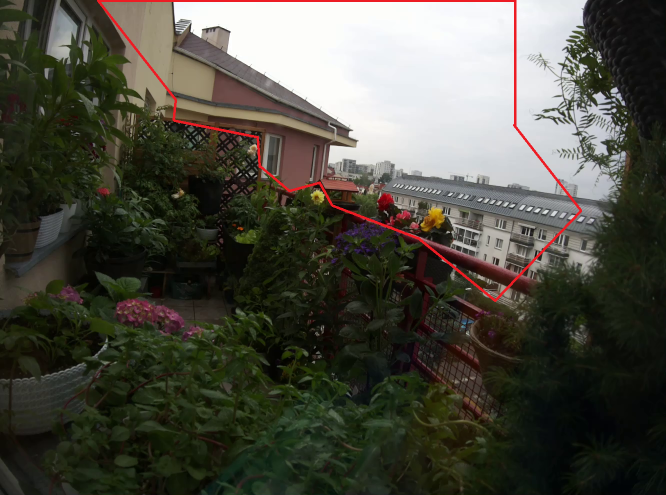
#> input picture shell/scripts/video/config/polygon.png, 1332 x 990 px (shown at 1/2 size)
$ python -i timelapse.py   (imports and definitions only)
#> lines starting #> are read from the running program, lines starting #| are printed output that depends on the picture
"""Build per-day timelapse MP4s from the snapshot history.

Playback of a day by cycling full-resolution JPEGs over a slow link stutters
(one HTTP request and a full decode per frame). Encoding the day's frames into
a single H.264 file once turns playback into a small, smooth, seekable video.

ffmpeg is detected at runtime; a hardware encoder is preferred when present and
the code degrades gracefully when ffmpeg is missing.
"""
from __future__ import annotations

import argparse
import logging
import os
import shutil
import subprocess
import sys
import time
from datetime import date, timedelta
from pathlib import Path
from typing import List, Optional, Tuple

log = logging.getLogger(__name__)

TIMELAPSE_NAME = "timelapse.mp4"
DEFAULT_FPS = 24
DEFAULT_WIDTH = 1280

_FONT_CANDIDATES = [
    "/usr/share/fonts/truetype/dejavu/DejaVuSans-Bold.ttf",
    "/usr/share/fonts/truetype/dejavu/DejaVuSans.ttf",
]

# Preferred encoders, best first. Hardware h264_v4l2m2m is cheap thermally on a
# Pi; libx264 is the portable software fallback; mpeg4 is a last resort.
_ENCODERS: List[Tuple[str, List[str]]] = [
    ("h264_v4l2m2m", ["-c:v", "h264_v4l2m2m", "-b:v", "4M"]),
    ("libx264", ["-c:v", "libx264", "-preset", "veryfast", "-crf", "28"]),
    ("mpeg4", ["-c:v", "mpeg4", "-q:v", "5"]),
]


def have_ffmpeg() -> bool:
    return shutil.which("ffmpeg") is not None


# [147 lines left out: functions _available_encoders, pick_encoder, _is_up_to_date, build_dir, _font, _annotate and 1 more, not called in this run]


def build_movie(
    frames: List[Path],
    out_path,
    *,
    fps: int = DEFAULT_FPS,
    width: int = DEFAULT_WIDTH,
    caption=None,
    max_frames: int = 0,
    force: bool = False,
    timeout: int = 3600,
    progress=None,
) -> Optional[Path]:
    """Encode an arbitrary ordered list of frames into ``out_path``. When
    ``caption`` (a callable frame_path -> str) is given, each frame is
    re-rendered with a burned-in caption first. ``max_frames`` downsamples
    evenly so long ranges stay quick to build and small to download.
    ``progress`` is an optional callable(stage, current, total) reporting the
    render and encode phases."""
    import tempfile
    frames = [Path(f) for f in frames if Path(f).exists()]
    if not frames:
        return None
    if max_frames and len(frames) > max_frames:
        step = (len(frames) + max_frames - 1) // max_frames
        frames = frames[::step]
    if not have_ffmpeg():
        raise RuntimeError("ffmpeg is not installed")
    out_path = Path(out_path)
    out_path.parent.mkdir(parents=True, exist_ok=True)
    tmp_dir = Path(tempfile.mkdtemp(prefix="movie_"))
    total = len(frames)

    # [13 lines left out: function stage_one, not called in this run]

    try:
        # Render frames in parallel: PIL decode/resize/encode release the GIL,
        # so a small thread pool turns the caption pass (the slow phase) from
        # serial into ~core-bound. Order is fixed by the i:06d filename, so
        # completion order does not matter.
        import concurrent.futures
        workers = max(1, min(4, (os.cpu_count() or 2)))
        with concurrent.futures.ThreadPoolExecutor(max_workers=workers) as ex:
            futs = [ex.submit(stage_one, i, f) for i, f in enumerate(frames)]
            for k, fut in enumerate(concurrent.futures.as_completed(futs)):
                fut.result()
                if progress:
                    progress("Renderowanie napisow", k + 1, total)
        return build_dir(tmp_dir, out_path, fps=fps, width=width, force=True,
                         timeout=timeout, progress=progress)
    finally:
        shutil.rmtree(tmp_dir, ignore_errors=True)


# [70 lines left out: functions build_day, _all_days, build_recent, main, not called in this run]


# [2 lines not run here, left out]

>>> import cv2
>>> picture = cv2.imread('../../shell/scripts/video/config/polygon.png', cv2.IMREAD_GRAYSCALE)
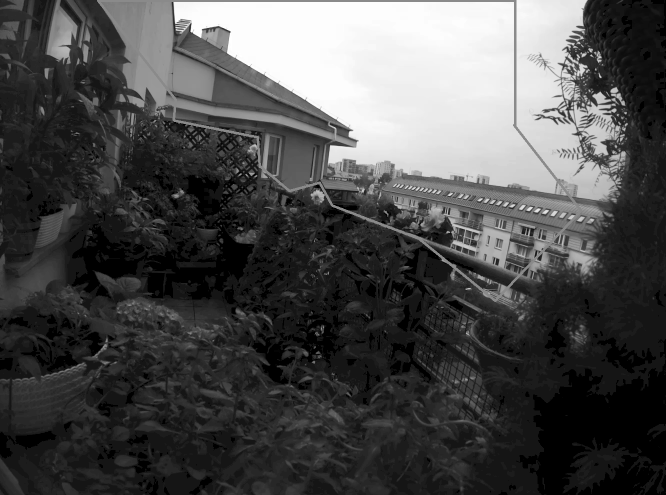
#> picture: shape (990, 1332) (shown at 1/2 size); min 0, max 255, mean 75.4
>>> result = build_movie(picture, 'out.png')
#> (the run stopped early here; a loop or call above may not have finished)
